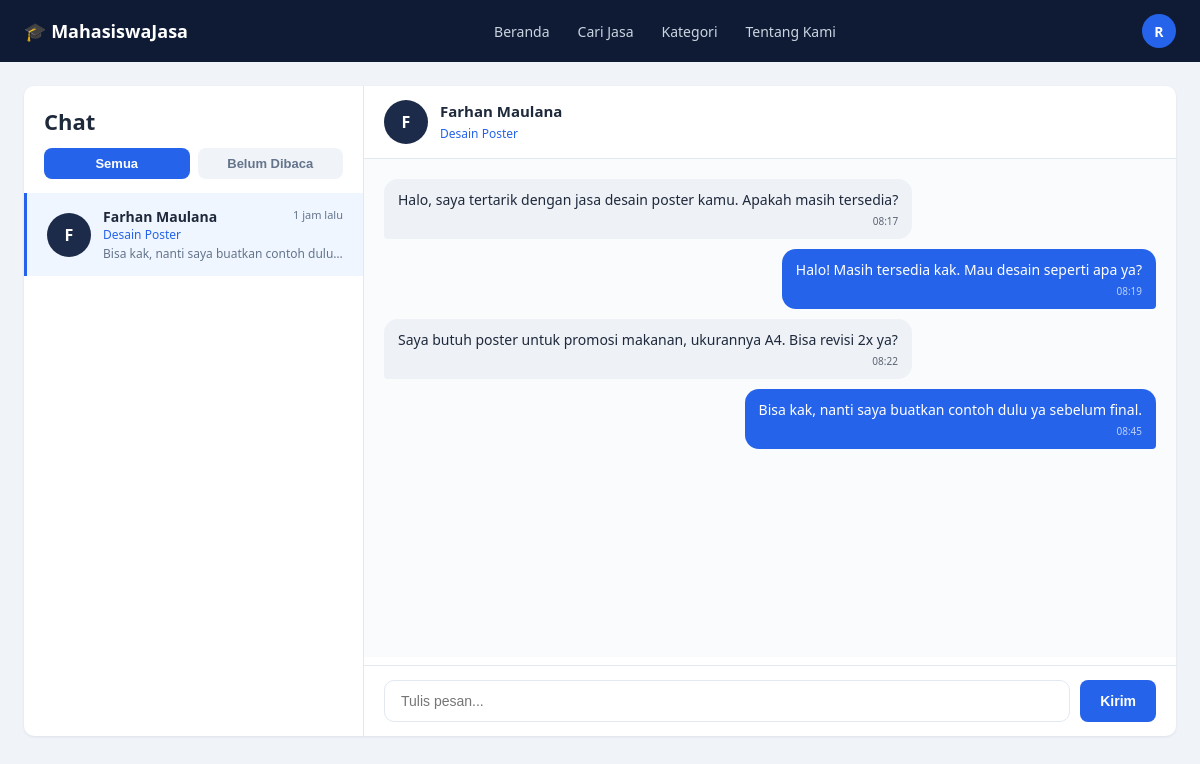
Screenshot of /pages/chat.php?room=1 (signed in) with the database file from the repository.
### tables this page shows
CREATE TABLE users (
    id INT AUTO_INCREMENT PRIMARY KEY,
    nama_lengkap VARCHAR(150) NOT NULL,
    email VARCHAR(150) NOT NULL UNIQUE,
    password VARCHAR(255) NOT NULL,            
    no_hp VARCHAR(20) DEFAULT NULL,
    universitas VARCHAR(150) DEFAULT NULL,
    prodi VARCHAR(150) DEFAULT NULL,
    deskripsi TEXT DEFAULT NULL,
    foto_profil VARCHAR(255) DEFAULT NULL,
    is_provider TINYINT(1) DEFAULT 0,           
    status VARCHAR(20) DEFAULT 'aktif',         
    created_at TIMESTAMP DEFAULT CURRENT_TIMESTAMP,
    updated_at TIMESTAMP DEFAULT CURRENT_TIMESTAMP ON UPDATE CURRENT_TIMESTAMP
);

CREATE TABLE chat_room (
    id INT AUTO_INCREMENT PRIMARY KEY,
    user_1 INT NOT NULL,
    user_2 INT NOT NULL,
    jasa_id INT DEFAULT NULL,
    created_at TIMESTAMP DEFAULT CURRENT_TIMESTAMP,
    UNIQUE KEY unique_room (user_1, user_2, jasa_id),
    FOREIGN KEY (user_1) REFERENCES users(id) ON DELETE CASCADE,
    FOREIGN KEY (user_2) REFERENCES users(id) ON DELETE CASCADE,
    FOREIGN KEY (jasa_id) REFERENCES jasa(id) ON DELETE SET NULL
);

CREATE TABLE jasa (
    id INT AUTO_INCREMENT PRIMARY KEY,
    user_id INT NOT NULL,                       
    kategori_id INT NOT NULL,
    judul VARCHAR(150) NOT NULL,
    deskripsi TEXT NOT NULL,
    harga DECIMAL(12,2) NOT NULL,
    estimasi_pengerjaan VARCHAR(50) DEFAULT NULL,    
    jumlah_revisi INT DEFAULT 0,
    format_file VARCHAR(100) DEFAULT NULL,           
    tipe_jasa ENUM('online','offline') DEFAULT 'online',
    thumbnail VARCHAR(255) DEFAULT NULL,
    status ENUM('aktif','nonaktif') DEFAULT 'aktif',
    created_at TIMESTAMP DEFAULT CURRENT_TIMESTAMP,
    updated_at TIMESTAMP DEFAULT CURRENT_TIMESTAMP ON UPDATE CURRENT_TIMESTAMP,
    FOREIGN KEY (user_id) REFERENCES users(id) ON DELETE CASCADE,
    FOREIGN KEY (kategori_id) REFERENCES kategori(id)
);

CREATE TABLE chat_message (
    id INT AUTO_INCREMENT PRIMARY KEY,
    room_id INT NOT NULL,
    sender_id INT NOT NULL,
    pesan TEXT NOT NULL,
    is_read TINYINT(1) DEFAULT 0,
    created_at TIMESTAMP DEFAULT CURRENT_TIMESTAMP,
    FOREIGN KEY (room_id) REFERENCES chat_room(id) ON DELETE CASCADE,
    FOREIGN KEY (sender_id) REFERENCES users(id) ON DELETE CASCADE
);

### includes/auth_functions.php (called while the page is built, shortened)
<?php
function getCurrentUser() {
    $conn = getDBConnection();
    $stmt = $conn->prepare('SELECT * FROM users WHERE id = ?');
    $stmt->bind_param('i', $_SESSION['user_id']);
    $stmt->execute();
    $result = $stmt->get_result();
    $user = $result->fetch_assoc();
    return $user;
}

### config/config.php (called while the page is built, shortened)
<?php
function clean($data) {
    return htmlspecialchars(trim((string) $data), ENT_QUOTES, 'UTF-8');
}

### includes/chat_functions.php (called while the page is built, shortened)
<?php
function getUserRooms($me) {
    $conn = getDBConnection();
    $sql = "SELECT cr.id, cr.jasa_id, cr.created_at, j.judul,
                   u.id AS other_id, u.nama_lengkap AS other_nama, u.foto_profil AS other_foto,
                   (SELECT pesan FROM chat_message WHERE room_id = cr.id ORDER BY id DESC LIMIT 1) AS last_msg,
                   (SELECT created_at FROM chat_message WHERE room_id = cr.id ORDER BY id DESC LIMIT 1) AS last_at,
                   (SELECT COUNT(*) FROM chat_message WHERE room_id = cr.id AND sender_id <> ? AND is_read = 0) AS unread
            FROM chat_room cr
            JOIN users u ON u.id = IF(cr.user_1 = ?, cr.user_2, cr.user_1)
            LEFT JOIN jasa j ON j.id = cr.jasa_id
            WHERE cr.user_1 = ? OR cr.user_2 = ?";
    $stmt = $conn->prepare($sql);
    $stmt->bind_param('iiii', $me, $me, $me, $me);
    $stmt->execute();
    $rows = $stmt->get_result()->fetch_all(MYSQLI_ASSOC);
    usort($rows, function ($x, $y) {
        return strcmp($y['last_at'] ?? $y['created_at'], $x['last_at'] ?? $x['created_at']);
    });
    return $rows;
}
function getRoomForUser($roomId, $me) {
    foreach (getUserRooms($me) as $r) {
        if ((int) $r['id'] === (int) $roomId) {
            return $r;
        }
    }
    return null;
}
function getRoomMessages($roomId, $afterId = 0, $limit = 200) {
    $conn = getDBConnection();
    $limit = (int) $limit;
    $stmt = $conn->prepare("SELECT id, sender_id, pesan, created_at FROM chat_message WHERE room_id = ? AND id > ? ORDER BY id ASC LIMIT $limit");
    $stmt->bind_param('ii', $roomId, $afterId);
    $stmt->execute();
    $rows = $stmt->get_result()->fetch_all(MYSQLI_ASSOC);
    return $rows;
}
function timeAgoIndo($datetime) {
    $diff = time() - strtotime($datetime);
    if ($diff < 86400) return floor($diff / 3600) . ' jam lalu';
    return formatTanggalIndo($datetime);
}

### includes/helpers.php (called while the page is built, shortened)
<?php
function avatarHtml($fotoProfil, $nama) {
    return clean(strtoupper(mb_substr($nama, 0, 1)));
}

### pages/chat.php (the view, shortened to what this page needs)
<?php
require_once __DIR__ . '/../config/config.php';
require_once __DIR__ . '/../includes/auth_functions.php';
require_once __DIR__ . '/../includes/helpers.php';
require_once __DIR__ . '/../includes/chat_functions.php';
$me = currentUserId();
$rooms = getUserRooms($me);
$active = null;
if (isset($_GET['room'])) {
    $active = getRoomForUser((int) $_GET['room'], $me);
}
$messages = [];
if ($active) {
    $messages = getRoomMessages((int) $active['id']);
    $lastId = $messages ? (int) end($messages)['id'] : 0;
}
require_once __DIR__ . '/../includes/header.php';
?>
<link rel="stylesheet" href="<?= BASE_URL ?>/assets/css/chat.css">
<div class="chat-page">
<div class="chat-layout <?= $active ? 'has-room' : '' ?>">
    <aside class="chat-list">
        <h2>Chat</h2>
        <div class="chat-filter">
            <button type="button" class="active" data-filter="all">Semua</button>
            <button type="button" data-filter="unread">Belum Dibaca</button>
        </div>
        <div class="chat-rooms" id="chatRooms">
            <?php foreach ($rooms as $r): ?>
                <a class="chat-room <?= $active && (int) $active['id'] === (int) $r['id'] ? 'active' : '' ?>"
                   href="<?= BASE_URL ?>/pages/chat.php?room=<?= (int) $r['id'] ?>" data-unread="<?= (int) $r['unread'] > 0 ? 1 : 0 ?>">
                    <div class="chat-avatar"><?= avatarHtml($r['other_foto'], $r['other_nama']) ?></div>
                    <div class="chat-room-body">
                        <div class="chat-room-top"><strong><?= clean($r['other_nama']) ?></strong><span class="ago"><?= clean(timeAgoIndo($r['last_at'])) ?></span></div>
                        <?php if ($r['judul']): ?><div class="chat-room-svc"><?= clean($r['judul']) ?></div><?php endif; ?>
                        <div class="chat-room-last"><?= $r['last_msg'] !== null ? clean(mb_strimwidth($r['last_msg'], 0, 60, '…')) : 'Belum ada pesan' ?></div>
                    </div>
                </a>
            <?php endforeach; ?>
        </div>
    </aside>
    <section class="chat-main">
        <?php if (!$active): ?>
            <div class="chat-empty">Pilih percakapan di sebelah kiri untuk mulai mengobrol.</div>
        <?php else: ?>
            <div class="chat-head">
                <div class="chat-avatar"><?= avatarHtml($active['other_foto'], $active['other_nama']) ?></div>
                <div>
                    <strong><a href="<?= BASE_URL ?>/pages/profile.php?id=<?= (int) $active['other_id'] ?>"><?= clean($active['other_nama']) ?></a></strong>
                    <?php if ($active['judul']): ?><a class="svc" href="<?= BASE_URL ?>/pages/service_detail.php?id=<?= (int) $active['jasa_id'] ?>"><?= clean($active['judul']) ?></a><?php endif; ?>
                </div>
            </div>
            <div class="chat-messages" id="chatMessages">
                <?php foreach ($messages as $m): $mine = (int) $m['sender_id'] === $me; ?>
                    <div class="bubble <?= $mine ? 'mine' : 'theirs' ?>"><?= clean($m['pesan']) ?><span class="t"><?= date('H:i', strtotime($m['created_at'])) ?></span></div>
                <?php endforeach; ?>
            </div>
            <div class="chat-error" id="chatError"></div>
            <form class="chat-form" id="chatForm" autocomplete="off">
                <input type="text" id="chatInput" maxlength="2000" placeholder="Tulis pesan..." required>
                <button class="btn btn-primary" type="submit">Kirim</button>
            </form>
        <?php endif; ?>
    </section>
</div>
</div>
<?php require_once __DIR__ . '/../includes/footer.php'; ?>

### includes/header.php (shortened to what this page needs)
<?php
$currentPage = basename($_SERVER['PHP_SELF']);
$user = isLoggedIn() ? getCurrentUser() : null;
$initial = $user ? strtoupper(substr($user['nama_lengkap'], 0, 1)) : '';
?>
<!DOCTYPE html>
<html lang="id">
<head>
    <link rel="stylesheet" href="<?= BASE_URL ?>/assets/css/style.css">
    <link rel="stylesheet" href="<?= BASE_URL ?>/assets/css/dashboard.css">
</head>
<body>
<nav class="navbar">
    <div class="container">
        <a href="<?= BASE_URL ?>/pages/home.php" class="navbar-brand">🎓 MahasiswaJasa</a>
        <ul class="navbar-links">
            <li><a href="<?= BASE_URL ?>/pages/home.php" class="<?= $currentPage === 'home.php' ? 'active' : '' ?>">Beranda</a></li>
            <li><a href="<?= BASE_URL ?>/pages/browse.php" class="<?= $currentPage === 'browse.php' ? 'active' : '' ?>">Cari Jasa</a></li>
            <li><a href="<?= BASE_URL ?>/pages/browse.php#kategori">Kategori</a></li>
            <li><a href="<?= BASE_URL ?>/pages/about.php" class="<?= $currentPage === 'about.php' ? 'active' : '' ?>">Tentang Kami</a></li>
        </ul>
        <div class="navbar-actions">
            <?php if ($user): ?>
                <details class="user-menu">
                    <summary class="avatar" title="<?= clean($user['nama_lengkap']) ?>">
                        <?php if ($user['foto_profil']): ?>
                            <img src="<?= BASE_URL ?>/uploads/profile/<?= rawurlencode($user['foto_profil']) ?>" alt="">
                        <?php else: ?>
                            <?= $initial ?>
                        <?php endif; ?>
                    </summary>
                </details>
            <?php else: ?>
                <a href="<?= BASE_URL ?>/pages/login.php" class="btn btn-outline" style="color:#fff;border-color:#3B4A6B;background:transparent;">Masuk</a>
                <a href="<?= BASE_URL ?>/pages/register.php" class="btn btn-primary">Daftar</a>
            <?php endif; ?>
        </div>
    </div>
</nav>

### assets/css/style.css (style rules this page uses)
:root { --navy: #0F1B34; --navy-light: #1C2B4A; --blue: #2563EB; --blue-dark: #1D4ED8; --bg: #F0F3F8; --white: #FFFFFF; --text: #1E293B; --text-muted: #64748B; --border: #E2E8F0; --star: #FBBF24; --success-bg: #DCFCE7; --success-text: #16A34A; --warning-bg: #FEF3C7; --warning-text: #D97706; --danger-bg: #FEE2E2; --danger-text: #DC2626; --radius: 10px; --shadow: 0 1px 3px rgba(15, 27, 52, 0.08); }
* { box-sizing: border-box; }
body { margin: 0; font-family: 'Segoe UI', -apple-system, BlinkMacSystemFont, Roboto, sans-serif; background: var(--bg); color: var(--text); }
a { text-decoration: none; color: inherit; }
ul { list-style: none; margin: 0; padding: 0; }
.container { max-width: 1200px; margin: 0 auto; padding: 0 24px; }
.navbar { background: var(--navy); color: var(--white); padding: 14px 0; }
.navbar .container { display: flex; align-items: center; justify-content: space-between; }
.navbar-brand { display: flex; align-items: center; gap: 8px; font-weight: 700; font-size: 18px; color: var(--white); }
.navbar-links { display: flex; gap: 28px; font-size: 14px; }
.navbar-links a { color: #CBD5E1; transition: color .15s; }
.navbar-actions { display: flex; align-items: center; gap: 16px; }
.navbar-actions .avatar { width: 34px; height: 34px; border-radius: 50%; background: var(--blue); display: flex; align-items: center; justify-content: center; font-size: 14px; font-weight: 600; color: var(--white); }
.btn { display: inline-flex; align-items: center; justify-content: center; gap: 8px; padding: 11px 20px; border-radius: 8px; border: none; font-size: 14px; font-weight: 600; cursor: pointer; transition: background .15s, transform .05s; }
.btn-primary { background: var(--blue); color: var(--white); }
.user-menu { position: relative; }
.user-menu summary { list-style: none; cursor: pointer; }
.navbar-actions .avatar { overflow: hidden; }

### rows the page displays
users: nama_lengkap "R"
chat_room: user_2.nama_lengkap "F", user_2.nama_lengkap "Farhan Maulana", last_at "1 jam lalu", jasa.judul "Desain Poster", last_msg "Bisa kak, nanti saya buatkan contoh dulu…"
chat_message: pesan "Halo, saya tertarik dengan jasa desain poster kamu. Apakah masih tersedia?", created_at "08:17"
chat_message: pesan "Halo! Masih tersedia kak. Mau desain seperti apa ya?", created_at "08:19"
chat_message: pesan "Saya butuh poster untuk promosi makanan, ukurannya A4. Bisa revisi 2x ya?", created_at "08:22"
chat_message: pesan "Bisa kak, nanti saya buatkan contoh dulu ya sebelum final.", created_at "08:45"
